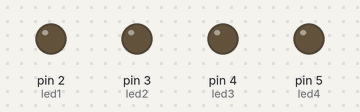
Recording of a sketch running on a simulated Arduino Uno, built with avr-gcc and run on an emulated ATmega328P. Parts: output pins drawn as LEDs (lit = HIGH).

Above: at 0.15 s.
At 0.75 s:
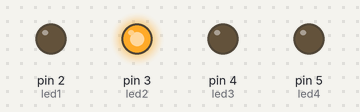
At 1.05 s:
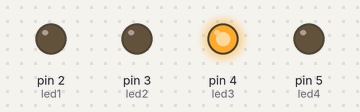
At 1.65 s:
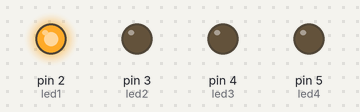
At 2.55 s:
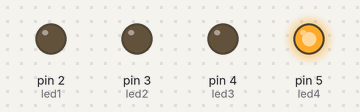
Timing chart, 0 to 3.0 s (numbered marks = the images above):
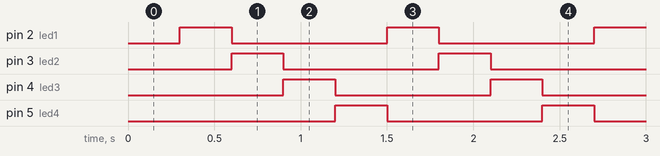

The sketch:

Lista4.ino
```cpp
const int led1 = 2;
const int led2 = 3;
const int led3 = 4;
const int led4 = 5;

int atual = 0;

unsigned long tempo = 0;
const unsigned long intervalo = 300;

void setup() {
  pinMode(led1, OUTPUT);
  pinMode(led2, OUTPUT);
  pinMode(led3, OUTPUT);
  pinMode(led4, OUTPUT);
}

void loop() {
  if (millis() - tempo >= intervalo) {
    tempo = millis();

    // apaga todos
    digitalWrite(led1, LOW);
    digitalWrite(led2, LOW);
    digitalWrite(led3, LOW);
    digitalWrite(led4, LOW);

    // acende um por vez
    if (atual == 0) digitalWrite(led1, HIGH);
    if (atual == 1) digitalWrite(led2, HIGH);
    if (atual == 2) digitalWrite(led3, HIGH);
    if (atual == 3) digitalWrite(led4, HIGH);

    atual++;

    if (atual > 3) {
      atual = 0;
    }
  }
}
```

Measured:
- by itself, pin 2 (led1), pin 3 (led2), pin 4 (led3), pin 5 (led4): alternates HIGH for 0.30 s and LOW for 0.90 s
- by itself, everything shown: repeats every 1.2 s, in 4 steps
